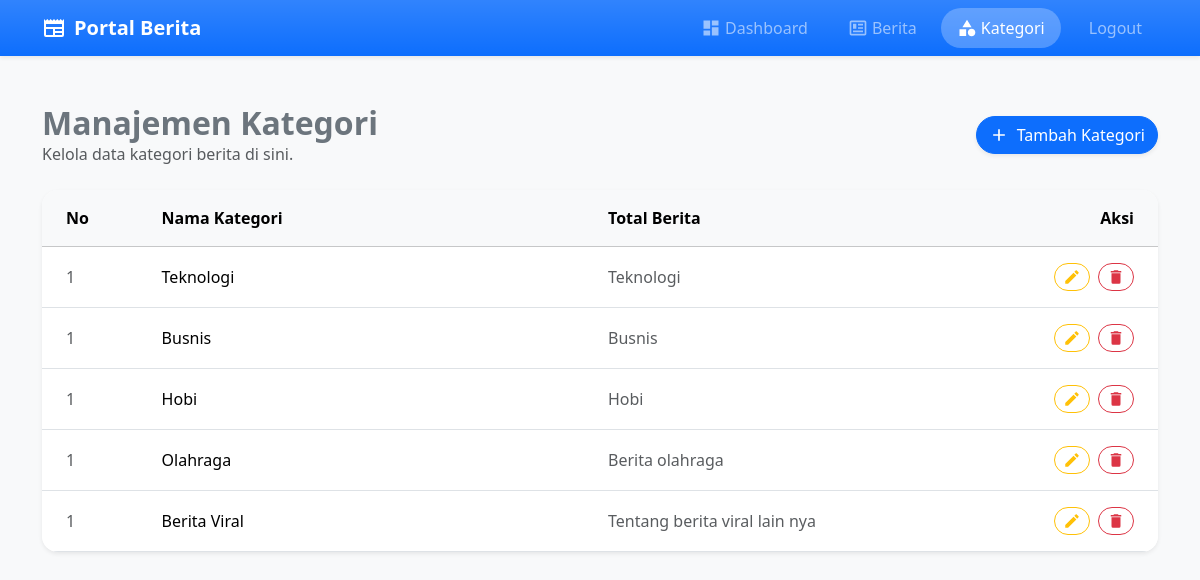
Page /admin/kategori/kategori.php (signed in) on the committed database.
### tables this page shows
CREATE TABLE `kategori` (
  `id` int(11) NOT NULL,
  `slug` varchar(100) NOT NULL,
  `nama_kategori` varchar(50) NOT NULL,
  `deskripsi` text NOT NULL,
  `tanggal_buat` timestamp NOT NULL DEFAULT current_timestamp()
);

### admin/kategori/kategori.php (the view, shortened to what this page needs)
<?php
include '../../config/connect.php';
$query = mysqli_query($conn, "SELECT * FROM kategori");
$daftar_kategori = [];
while($data = mysqli_fetch_assoc($query)){
  $daftar_kategori[] = $data;
}
?>
<!DOCTYPE html>
<html lang="en">
  <head>
    <link rel="stylesheet" href="../bootstrap-5.3.8-dist/css/bootstrap.css" />
  </head>
  <body class="bg-light">
    <nav class="navbar navbar-expand-lg navbar-dark bg-primary bg-gradient shadow-sm sticky-top">
      <div class="container">
        <a class="navbar-brand fw-bold d-flex align-items-center gap-2" href="../index.php">
          <iconify-icon icon="mdi:newspaper" width="24" height="24"></iconify-icon>
          Portal Berita
        </a>
        <div class="collapse navbar-collapse" id="navbarSupportedContent">
          <ul class="navbar-nav ms-auto mb-2 mb-lg-0 gap-2">
            <li class="nav-item">
              <a class="nav-link px-3 rounded-pill" href="../index.php">
                <span class="d-flex align-items-center gap-1"><iconify-icon icon="mdi:view-dashboard" width="20" height="20"></iconify-icon> Dashboard</span>
              </a>
            </li>
            <li class="nav-item">
              <a class="nav-link px-3 rounded-pill" href="../berita/berita.php">
                <span class="d-flex align-items-center gap-1"><iconify-icon icon="mdi:newspaper-variant-outline" width="20" height="20"></iconify-icon> Berita</span>
              </a>
            </li>
            <li class="nav-item">
              <a class="nav-link active px-3 rounded-pill bg-white bg-opacity-25" aria-current="page" href="kategori.php">
                <span class="d-flex align-items-center gap-1"><iconify-icon icon="mdi:shape" width="20" height="20"></iconify-icon> Kategori</span>
              </a>
            </li>
            <li class="nav-item">
              <a class="nav-link px-3 rounded-pill text-danger-hover" href="../logout.php" onclick="return confirm('Apakah Anda yakin ingin keluar?')">
                <span class="d-flex align-items-center gap-1"><iconify-icon icon="mdi:logout" width="20" height="20"></iconify-icon> Logout</span>
              </a>
            </li>
          </ul>
        </div>
      </div>
    </nav>
    <main class="container my-5">
      <div class="d-flex justify-content-between align-items-center mb-4">
        <div>
          <h2 class="fw-bold text-secondary m-0">Manajemen Kategori</h2>
          <p class="text-muted mb-0">Kelola data kategori berita di sini.</p>
        </div>
        <a href="tambah-kategori.php" class="btn btn-primary shadow-sm rounded-pill d-flex align-items-center gap-2 fw-medium">
          <iconify-icon icon="mdi:plus" width="20" height="20"></iconify-icon> Tambah Kategori
        </a>
      </div>
      <div class="card border-0 shadow-sm rounded-4 overflow-hidden">
        <div class="card-body p-0">
          <div class="table-responsive">
            <table class="table table-hover align-middle mb-0">
              <thead class="table-light">
                <tr>
                  <th scope="col" class="ps-4 py-3" style="width: 10%;">No</th>
                  <th scope="col" class="py-3" style="width: 40%;">Nama Kategori</th>
                  <th scope="col" class="py-3" style="width: 30%;">Total Berita</th>
                  <th scope="col" class="pe-4 py-3 text-end" style="width: 20%;">Aksi</th>
                </tr>
              </thead>
              <tbody>
                <?php
                foreach($daftar_kategori as $kategori){
                ?>
                <tr>
                  <td class="ps-4 py-3 text-muted">1</td>
                  <td class="py-3 fw-medium"><?php echo $kategori['nama_kategori'] ?></td>
                  <td class="py-3 text-muted"><?php echo $kategori['deskripsi'] ?></td>
                  <td class="pe-4 py-3 text-end">
                    <a href="edit-kategori.php" class="btn btn-sm btn-outline-warning rounded-pill d-inline-flex align-items-center me-1" title="Edit">
                      <iconify-icon icon="mdi:pencil" width="18" height="18"></iconify-icon>
                    </a>
                    <button class="btn btn-sm btn-outline-danger rounded-pill d-inline-flex align-items-center" title="Hapus">
                      <iconify-icon icon="mdi:delete" width="18" height="18"></iconify-icon>
                    </button>
                  </td>
                </tr>
                <?php } ?>
              </tbody>
            </table>
          </div>
        </div>
      </div>
    </main>
  </body>
</html>

### rows in the picture
kategori: nama_kategori "Teknologi", deskripsi "Teknologi"
kategori: nama_kategori "Busnis", deskripsi "Busnis"
kategori: nama_kategori "Hobi", deskripsi "Hobi"
kategori: nama_kategori "Olahraga", deskripsi "Berita olahraga"
kategori: nama_kategori "Berita Viral", deskripsi "Tentang berita viral lain nya"
